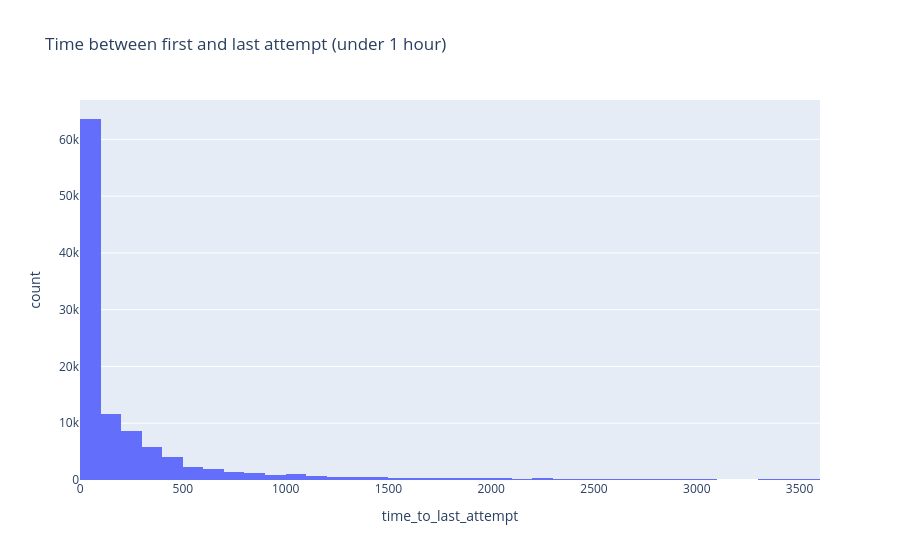

The cell this chart's notebook holds for it:
### Code cell
df_time = df_analysis.filter(pl.col("time_to_last_attempt") < 3600)
fig = px.histogram(
    df_time.to_pandas(),
    x="time_to_last_attempt",
    nbins=50,
    title="Time between first and last attempt (under 1 hour)"
)

fig.show()

### Figure 1 — Plotly figure (JSON) as saved in the notebook; plotly's stock layout.template omitted (floating-point values rounded to 4 significant figures; data arrays with more than 128 entries replaced by an {"elided": "..."} marker saying what was removed)
{"data": [{"bingroup": "x", "hovertemplate": "time_to_last_attempt=%{x}<br>count=%{y}<extra></extra>", "legendgroup": "", "marker": {"color": "#636efa", "pattern": {"shape": ""}}, "name": "", "nbinsx": 50, "orientation": "v", "showlegend": false, "type": "histogram", "x": {"elided": "109002 int values"}, "xaxis": "x", "yaxis": "y"}], "layout": {"barmode": "relative", "legend": {"tracegroupgap": 0}, "title": {"text": "Time between first and last attempt (under 1 hour)"}, "xaxis": {"anchor": "y", "domain": [0, 1], "title": {"text": "time_to_last_attempt"}}, "yaxis": {"anchor": "x", "domain": [0, 1], "title": {"text": "count"}}}}
